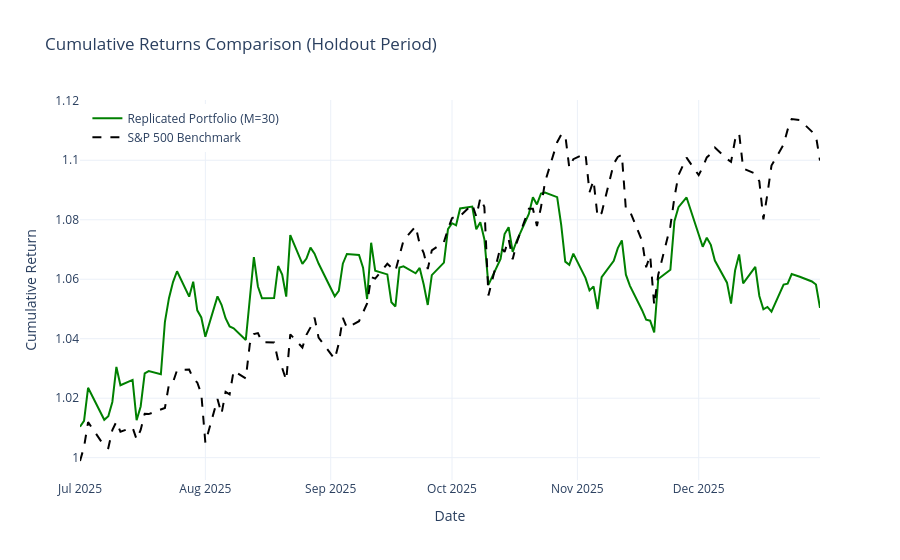

The code cell stored with this chart in its notebook:
### Markdown cell above
### Plot 3: Cumulative Returns Comparison

### Code cell
cum_rp = (1 + best_test_rp).cumprod()
cum_bench = (1 + y_test).cumprod()

fig = go.Figure()
fig.add_trace(go.Scatter(x=cum_rp.index, y=cum_rp, mode='lines', name=f'Replicated Portfolio (M={best_M})', line=dict(color='green', width=2)))
fig.add_trace(go.Scatter(x=cum_bench.index, y=cum_bench, mode='lines', name='S&P 500 Benchmark', line=dict(color='black', width=2, dash='dash')))

fig.update_layout(
    title='Cumulative Returns Comparison (Holdout Period)',
    xaxis_title='Date',
    yaxis_title='Cumulative Return',
    template='plotly_white',
    legend=dict(yanchor="top", y=0.99, xanchor="left", x=0.01)
)
fig.show()
